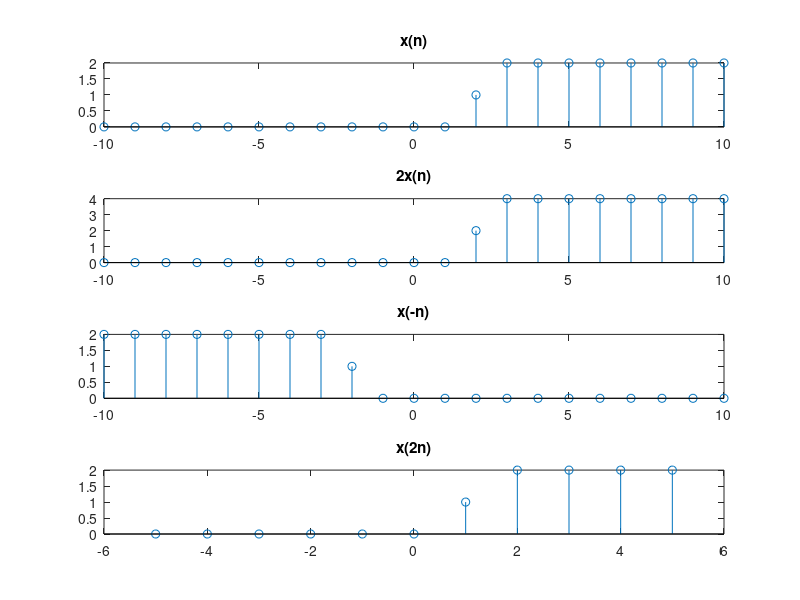

Source code (MATLAB):
%  x(n) = 2u(n - 3) + d(n - 2) 
L1 = 10;
L2 = 10;
n = -L1:L2;

u = [zeros(1,L1 + 3) ones(1,L2 - 2)];         % ham u(n-3)
d = [zeros(1,L1 + 2) 1 zeros(1,L2 - 2)];      % ham s(n-2)
x = 2*u + d;

% ve dang tin hieu cua x(n)
subplot(4,1,1)
stem(n,x)
title('x(n)');

%ve dang tin hieu cua 2x(n)
x1 = 2*x;
subplot(4,1,2)
stem(n,x1)
title('2x(n)');

%ve dang tin hieu cua x(-n)
x2 = fliplr(x);
subplot(4,1,3)
stem(n,x2)
title('x(-n)');

% ve dang tin hieu cua x(2n)
n3 = -floor(L1/2) :1: floor(L2/2);
x3 = zeros(1, length(n3));
for i=1:length(n3)
    x3(i) = x(2*n3(i) + L1 + 1);
end
subplot(4,1,4)
stem(n3,x3);
title('x(2n)');


